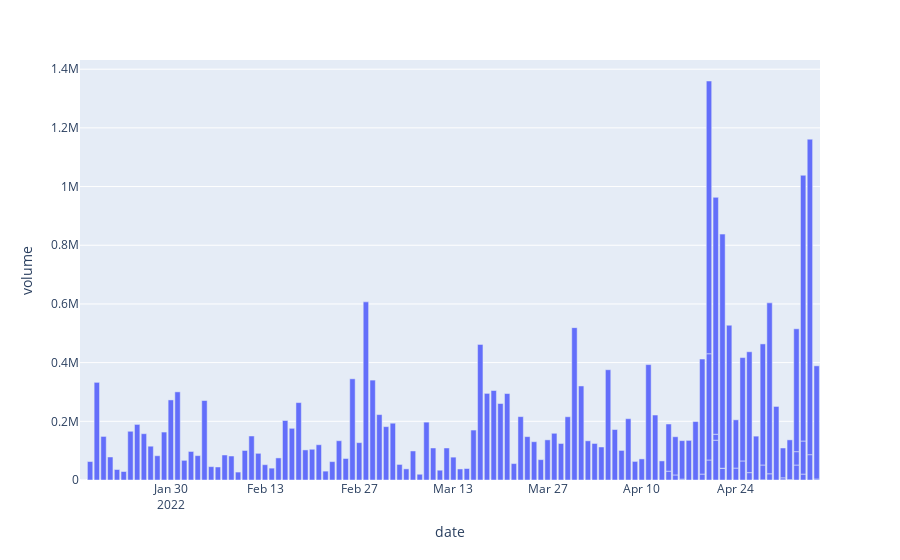

The cell this chart's notebook holds for it:
### Markdown cell above
#curve-polygon

### Code cell
volcrvpol = crvpol.Query.dailySwapVolumeSnapshots(
    first = 20000,
    orderBy = crvpol.DailySwapVolumeSnapshot.timestamp,
    orderDirection = 'desc'
)

crvpol.DailySwapVolumeSnapshot.datetime = SyntheticField(
    lambda date: str(datetime.fromtimestamp(date).strftime('%Y-%m-%d')),
    SyntheticField.STRING,
    crvpol.DailySwapVolumeSnapshot.timestamp
)

dcrvpol = sg.query_df([volcrvpol.volumeUSD,volcrvpol.datetime])

figcrvop = px.bar(dcrvop, x= "dailySwapVolumeSnapshots_datetime",y = "dailySwapVolumeSnapshots_volumeUSD") 

figcrvop.update_layout(
    xaxis_title="date",
    yaxis_title="volume",
)

### Figure 1 — Plotly figure (JSON) as saved in the notebook; plotly's stock layout.template omitted (floating-point values rounded to 4 significant figures; data arrays with more than 128 entries replaced by an {"elided": "..."} marker saying what was removed)
{"data": [{"alignmentgroup": "True", "hovertemplate": "dailySwapVolumeSnapshots_datetime=%{x}<br>dailySwapVolumeSnapshots_volumeUSD=%{y}<extra></extra>", "legendgroup": "", "marker": {"color": "#636efa", "pattern": {"shape": ""}}, "name": "", "offsetgroup": "", "orientation": "v", "showlegend": false, "textposition": "auto", "type": "bar", "x": {"elided": "137 str values"}, "xaxis": "x", "y": {"elided": "137 float values"}, "yaxis": "y"}], "layout": {"barmode": "relative", "legend": {"tracegroupgap": 0}, "margin": {"t": 60}, "xaxis": {"anchor": "y", "domain": [0, 1], "title": {"text": "date"}}, "yaxis": {"anchor": "x", "domain": [0, 1], "title": {"text": "volume"}}}}
